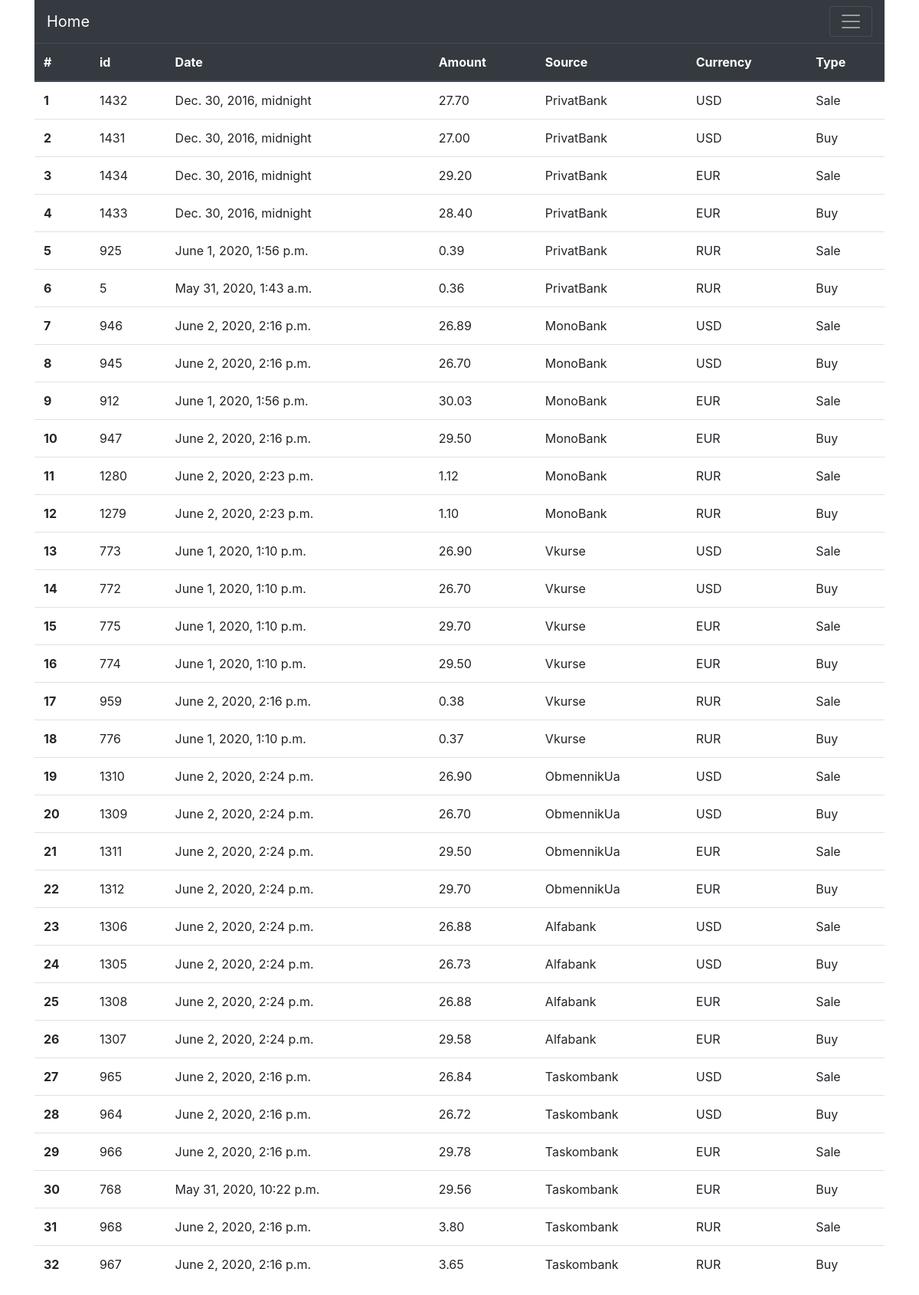
/rate/latest-rates/, run on the app's committed database.
### rate/models.py (models this page shows, shortened)
class Rate(models.Model):
    created = models.DateTimeField(auto_now_add=True)
    amount = models.DecimalField(max_digits=5, decimal_places=2)
    source = models.PositiveSmallIntegerField(choices=mch.SOURCE_CHOICES)
    currency_type = models.PositiveSmallIntegerField(choices=mch.CURRENCY_TYPE_CHOICE)
    type = models.PositiveSmallIntegerField(choices=mch.RATE_TYPE_CHOICE) # noqa

### rate/views.py (the view)
class LatestRatesView(TemplateView):
    template_name = 'latest-rates.html'
    def get_context_data(self, **kwargs):
        context = super().get_context_data(**kwargs)
        object_list = []
        for source in mch.SOURCE_CHOICES:  # source
            source = source[0]
            for currency in mch.CURRENCY_TYPE_CHOICE:  # currency_type
                currency = currency[0]
                for type_ in mch.CURRENCY_TYPE_CHOICE:  # type
                    type_ = type_[0]
                    rate = Rate.objects.filter(
                        source=source,
                        type=type_,
                        currency_type=currency,
                    ).last()
                    if rate is not None:
                        object_list.append(rate)
        context['object_list'] = object_list
        return context

### rate/templatetags/active_tab.py (called while the page is built)
@register.filter
def active(path, url_name):
    if path == reverse(url_name):
        return 'active'
    return ''

### templates/latest-rates.html (shortened to what this page needs)
{% extends 'base.html' %}
{% block content %}
<table class="table">
  <thead class="thead-dark">
    <tr>
      <th scope="col">#</th>
      <th scope="col">id</th>
      <th scope="col">Date</th>
      <th scope="col">Amount</th>
      <th scope="col">Source</th>
      <th scope="col">Currency</th>
      <th scope="col">Type</th>
    </tr>
  </thead>
  <tbody>
  {% for rate in object_list %}
    <tr>
      <th scope="row">{{ forloop.counter }}</th>
      <td>{{ rate.id }}</td>
      <td>{{ rate.created }}</td>
      <td>{{ rate.amount }}</td>
      <td>{{ rate.get_source_display }}</td>
      <td>{{ rate.get_currency_type_display }}</td>
      <td>{{ rate.get_type_display }}</td>
    </tr>
  {% endfor %}
  </tbody>
</table>
{% endblock content %}

### data on the page
Rate: id "1432", created "Dec. 30, 2016, midnight", amount "27.70", source "PrivatBank", currency_type "USD", type "Sale"
Rate: id "1431", created "Dec. 30, 2016, midnight", amount "27.00", source "PrivatBank", currency_type "USD", type "Buy"
Rate: id "1434", created "Dec. 30, 2016, midnight", amount "29.20", source "PrivatBank", currency_type "EUR", type "Sale"
Rate: id "1433", created "Dec. 30, 2016, midnight", amount "28.40", source "PrivatBank", currency_type "EUR", type "Buy"
Rate: id "925", created "June 1, 2020, 1:56 p.m.", amount "0.39", source "PrivatBank", currency_type "RUR", type "Sale"
Rate: id "5", created "May 31, 2020, 1:43 a.m.", amount "0.36", source "PrivatBank", currency_type "RUR", type "Buy"
Rate: id "946", created "June 2, 2020, 2:16 p.m.", amount "26.89", source "MonoBank", currency_type "USD", type "Sale"
Rate: id "945", created "June 2, 2020, 2:16 p.m.", amount "26.70", source "MonoBank", currency_type "USD", type "Buy"
Rate: id "912", created "June 1, 2020, 1:56 p.m.", amount "30.03", source "MonoBank", currency_type "EUR", type "Sale"
Rate: id "947", created "June 2, 2020, 2:16 p.m.", amount "29.50", source "MonoBank", currency_type "EUR", type "Buy"
Rate: id "1280", created "June 2, 2020, 2:23 p.m.", amount "1.12", source "MonoBank", currency_type "RUR", type "Sale"
Rate: id "1279", created "June 2, 2020, 2:23 p.m.", amount "1.10", source "MonoBank", currency_type "RUR", type "Buy"
Rate: id "773", created "June 1, 2020, 1:10 p.m.", amount "26.90", source "Vkurse", currency_type "USD", type "Sale"
Rate: id "772", created "June 1, 2020, 1:10 p.m.", amount "26.70", source "Vkurse", currency_type "USD", type "Buy"
Rate: id "775", created "June 1, 2020, 1:10 p.m.", amount "29.70", source "Vkurse", currency_type "EUR", type "Sale"
Rate: id "774", created "June 1, 2020, 1:10 p.m.", amount "29.50", source "Vkurse", currency_type "EUR", type "Buy"
Rate: id "959", created "June 2, 2020, 2:16 p.m.", amount "0.38", source "Vkurse", currency_type "RUR", type "Sale"
Rate: id "776", created "June 1, 2020, 1:10 p.m.", amount "0.37", source "Vkurse", currency_type "RUR", type "Buy"
Rate: id "1310", created "June 2, 2020, 2:24 p.m.", amount "26.90", source "ObmennikUa", currency_type "USD", type "Sale"
Rate: id "1309", created "June 2, 2020, 2:24 p.m.", amount "26.70", source "ObmennikUa", currency_type "USD", type "Buy"
Rate: id "1311", created "June 2, 2020, 2:24 p.m.", amount "29.50", source "ObmennikUa", currency_type "EUR", type "Sale"
Rate: id "1312", created "June 2, 2020, 2:24 p.m.", amount "29.70", source "ObmennikUa", currency_type "EUR", type "Buy"
Rate: id "1306", created "June 2, 2020, 2:24 p.m.", amount "26.88", source "Alfabank", currency_type "USD", type "Sale"
Rate: id "1305", created "June 2, 2020, 2:24 p.m.", amount "26.73", source "Alfabank", currency_type "USD", type "Buy"
Rate: id "1308", created "June 2, 2020, 2:24 p.m.", amount "26.88", source "Alfabank", currency_type "EUR", type "Sale"
Rate: id "1307", created "June 2, 2020, 2:24 p.m.", amount "29.58", source "Alfabank", currency_type "EUR", type "Buy"
Rate: id "965", created "June 2, 2020, 2:16 p.m.", amount "26.84", source "Taskombank", currency_type "USD", type "Sale"
Rate: id "964", created "June 2, 2020, 2:16 p.m.", amount "26.72", source "Taskombank", currency_type "USD", type "Buy"
Rate: id "966", created "June 2, 2020, 2:16 p.m.", amount "29.78", source "Taskombank", currency_type "EUR", type "Sale"
Rate: id "768", created "May 31, 2020, 10:22 p.m.", amount "29.56", source "Taskombank", currency_type "EUR", type "Buy"
Rate: id "968", created "June 2, 2020, 2:16 p.m.", amount "3.80", source "Taskombank", currency_type "RUR", type "Sale"
Rate: id "967", created "June 2, 2020, 2:16 p.m.", amount "3.65", source "Taskombank", currency_type "RUR", type "Buy"
